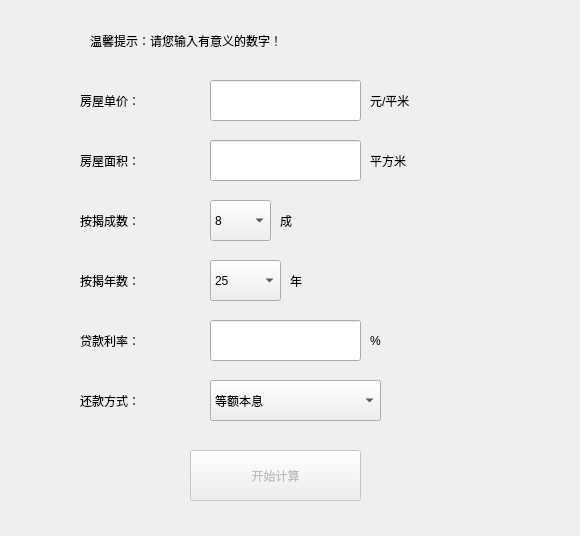
<?xml version="1.0" encoding="UTF-8"?>
<ui version="4.0">
 <class>shangyedaikuan</class>
 <widget class="QWidget" name="shangyedaikuan">
  <property name="geometry">
   <rect>
    <x>0</x>
    <y>0</y>
    <width>580</width>
    <height>536</height>
   </rect>
  </property>
  <property name="windowTitle">
   <string>根据面积、单价计算</string>
  </property>
  <widget class="QPushButton" name="pushButton_kaishiJisuan">
   <property name="enabled">
    <bool>false</bool>
   </property>
   <property name="geometry">
    <rect>
     <x>190</x>
     <y>450</y>
     <width>171</width>
     <height>51</height>
    </rect>
   </property>
   <property name="text">
    <string>开始计算</string>
   </property>
  </widget>
  <widget class="QLabel" name="label_7">
   <property name="geometry">
    <rect>
     <x>370</x>
     <y>80</y>
     <width>121</width>
     <height>41</height>
    </rect>
   </property>
   <property name="text">
    <string>元/平米</string>
   </property>
  </widget>
  <widget class="QLabel" name="label_8">
   <property name="geometry">
    <rect>
     <x>370</x>
     <y>140</y>
     <width>121</width>
     <height>41</height>
    </rect>
   </property>
   <property name="text">
    <string>平方米</string>
   </property>
  </widget>
  <widget class="QLabel" name="label_9">
   <property name="geometry">
    <rect>
     <x>370</x>
     <y>320</y>
     <width>121</width>
     <height>41</height>
    </rect>
   </property>
   <property name="text">
    <string>%</string>
   </property>
  </widget>
  <widget class="QLabel" name="label_10">
   <property name="geometry">
    <rect>
     <x>280</x>
     <y>200</y>
     <width>121</width>
     <height>41</height>
    </rect>
   </property>
   <property name="text">
    <string>成</string>
   </property>
  </widget>
  <widget class="QLabel" name="label_11">
   <property name="geometry">
    <rect>
     <x>290</x>
     <y>260</y>
     <width>121</width>
     <height>41</height>
    </rect>
   </property>
   <property name="text">
    <string>年</string>
   </property>
  </widget>
  <widget class="QLabel" name="label_4">
   <property name="geometry">
    <rect>
     <x>80</x>
     <y>260</y>
     <width>101</width>
     <height>41</height>
    </rect>
   </property>
   <property name="text">
    <string>按揭年数：</string>
   </property>
  </widget>
  <widget class="QComboBox" name="comboBox_anjieNianshu">
   <property name="geometry">
    <rect>
     <x>210</x>
     <y>260</y>
     <width>71</width>
     <height>41</height>
    </rect>
   </property>
   <item>
    <property name="text">
     <string>25</string>
    </property>
   </item>
   <item>
    <property name="text">
     <string>24</string>
    </property>
   </item>
   <item>
    <property name="text">
     <string>23</string>
    </property>
   </item>
   <item>
    <property name="text">
     <string>22</string>
    </property>
   </item>
   <item>
    <property name="text">
     <string>21</string>
    </property>
   </item>
   <item>
    <property name="text">
     <string>20</string>
    </property>
   </item>
   <item>
    <property name="text">
     <string>19</string>
    </property>
   </item>
   <item>
    <property name="text">
     <string>18</string>
    </property>
   </item>
   <item>
    <property name="text">
     <string>17</string>
    </property>
   </item>
   <item>
    <property name="text">
     <string>16</string>
    </property>
   </item>
   <item>
    <property name="text">
     <string>15</string>
    </property>
   </item>
   <item>
    <property name="text">
     <string>14</string>
    </property>
   </item>
   <item>
    <property name="text">
     <string>13</string>
    </property>
   </item>
   <item>
    <property name="text">
     <string>12</string>
    </property>
   </item>
   <item>
    <property name="text">
     <string>11</string>
    </property>
   </item>
   <item>
    <property name="text">
     <string>10</string>
    </property>
   </item>
   <item>
    <property name="text">
     <string>9</string>
    </property>
   </item>
   <item>
    <property name="text">
     <string>8</string>
    </property>
   </item>
   <item>
    <property name="text">
     <string>7</string>
    </property>
   </item>
   <item>
    <property name="text">
     <string>6</string>
    </property>
   </item>
   <item>
    <property name="text">
     <string>5</string>
    </property>
   </item>
   <item>
    <property name="text">
     <string>4</string>
    </property>
   </item>
   <item>
    <property name="text">
     <string>3</string>
    </property>
   </item>
   <item>
    <property name="text">
     <string>2</string>
    </property>
   </item>
   <item>
    <property name="text">
     <string>1</string>
    </property>
   </item>
  </widget>
  <widget class="QLabel" name="label_6">
   <property name="geometry">
    <rect>
     <x>80</x>
     <y>380</y>
     <width>101</width>
     <height>41</height>
    </rect>
   </property>
   <property name="text">
    <string>还款方式：</string>
   </property>
  </widget>
  <widget class="QComboBox" name="comboBox_huankuanFangshi">
   <property name="geometry">
    <rect>
     <x>210</x>
     <y>380</y>
     <width>171</width>
     <height>41</height>
    </rect>
   </property>
   <item>
    <property name="text">
     <string>等额本息  </string>
    </property>
   </item>
   <item>
    <property name="text">
     <string>等额本金  </string>
    </property>
   </item>
  </widget>
  <widget class="QLineEdit" name="lineEdit_daikuanLilv">
   <property name="geometry">
    <rect>
     <x>210</x>
     <y>320</y>
     <width>151</width>
     <height>41</height>
    </rect>
   </property>
  </widget>
  <widget class="QLabel" name="label_5">
   <property name="geometry">
    <rect>
     <x>80</x>
     <y>320</y>
     <width>101</width>
     <height>41</height>
    </rect>
   </property>
   <property name="text">
    <string>贷款利率：</string>
   </property>
  </widget>
  <widget class="QLabel" name="label_3">
   <property name="geometry">
    <rect>
     <x>80</x>
     <y>200</y>
     <width>101</width>
     <height>41</height>
    </rect>
   </property>
   <property name="text">
    <string>按揭成数：</string>
   </property>
  </widget>
  <widget class="QComboBox" name="comboBox_anjieChengshu">
   <property name="geometry">
    <rect>
     <x>210</x>
     <y>200</y>
     <width>61</width>
     <height>41</height>
    </rect>
   </property>
   <item>
    <property name="text">
     <string>8</string>
    </property>
   </item>
   <item>
    <property name="text">
     <string>7.5</string>
    </property>
   </item>
   <item>
    <property name="text">
     <string>7</string>
    </property>
   </item>
   <item>
    <property name="text">
     <string>6.5</string>
    </property>
   </item>
   <item>
    <property name="text">
     <string>6</string>
    </property>
   </item>
   <item>
    <property name="text">
     <string>5.5</string>
    </property>
   </item>
   <item>
    <property name="text">
     <string>5</string>
    </property>
   </item>
   <item>
    <property name="text">
     <string>4.5</string>
    </property>
   </item>
   <item>
    <property name="text">
     <string>4</string>
    </property>
   </item>
   <item>
    <property name="text">
     <string>3.5</string>
    </property>
   </item>
   <item>
    <property name="text">
     <string>3</string>
    </property>
   </item>
   <item>
    <property name="text">
     <string>2.5</string>
    </property>
   </item>
   <item>
    <property name="text">
     <string>2</string>
    </property>
   </item>
  </widget>
  <widget class="QLineEdit" name="lineEdit_fangwuMianji">
   <property name="geometry">
    <rect>
     <x>210</x>
     <y>140</y>
     <width>151</width>
     <height>41</height>
    </rect>
   </property>
  </widget>
  <widget class="QLabel" name="label_2">
   <property name="geometry">
    <rect>
     <x>80</x>
     <y>150</y>
     <width>101</width>
     <height>21</height>
    </rect>
   </property>
   <property name="text">
    <string>房屋面积：</string>
   </property>
  </widget>
  <widget class="QLabel" name="label">
   <property name="geometry">
    <rect>
     <x>80</x>
     <y>80</y>
     <width>101</width>
     <height>41</height>
    </rect>
   </property>
   <property name="text">
    <string>房屋单价：</string>
   </property>
  </widget>
  <widget class="QLineEdit" name="lineEdit_fangwuDanjia">
   <property name="geometry">
    <rect>
     <x>210</x>
     <y>80</y>
     <width>151</width>
     <height>41</height>
    </rect>
   </property>
  </widget>
  <widget class="QLabel" name="label_12">
   <property name="geometry">
    <rect>
     <x>90</x>
     <y>20</y>
     <width>431</width>
     <height>41</height>
    </rect>
   </property>
   <property name="text">
    <string>温馨提示：请您输入有意义的数字！</string>
   </property>
  </widget>
 </widget>
 <resources/>
 <connections>
  <connection>
   <sender>lineEdit_fangwuDanjia</sender>
   <signal>textChanged(QString)</signal>
   <receiver>shangyedaikuan</receiver>
   <slot>on_text_changed()</slot>
   <hints>
    <hint type="sourcelabel">
     <x>157</x>
     <y>33</y>
    </hint>
    <hint type="destinationlabel">
     <x>274</x>
     <y>28</y>
    </hint>
   </hints>
  </connection>
  <connection>
   <sender>lineEdit_fangwuMianji</sender>
   <signal>textChanged(QString)</signal>
   <receiver>shangyedaikuan</receiver>
   <slot>on_text_changed()</slot>
   <hints>
    <hint type="sourcelabel">
     <x>170</x>
     <y>69</y>
    </hint>
    <hint type="destinationlabel">
     <x>286</x>
     <y>86</y>
    </hint>
   </hints>
  </connection>
  <connection>
   <sender>lineEdit_daikuanLilv</sender>
   <signal>textChanged(QString)</signal>
   <receiver>shangyedaikuan</receiver>
   <slot>on_text_changed()</slot>
   <hints>
    <hint type="sourcelabel">
     <x>194</x>
     <y>156</y>
    </hint>
    <hint type="destinationlabel">
     <x>292</x>
     <y>163</y>
    </hint>
   </hints>
  </connection>
 </connections>
 <slots>
  <slot>on_text_changed()</slot>
 </slots>
</ui>
